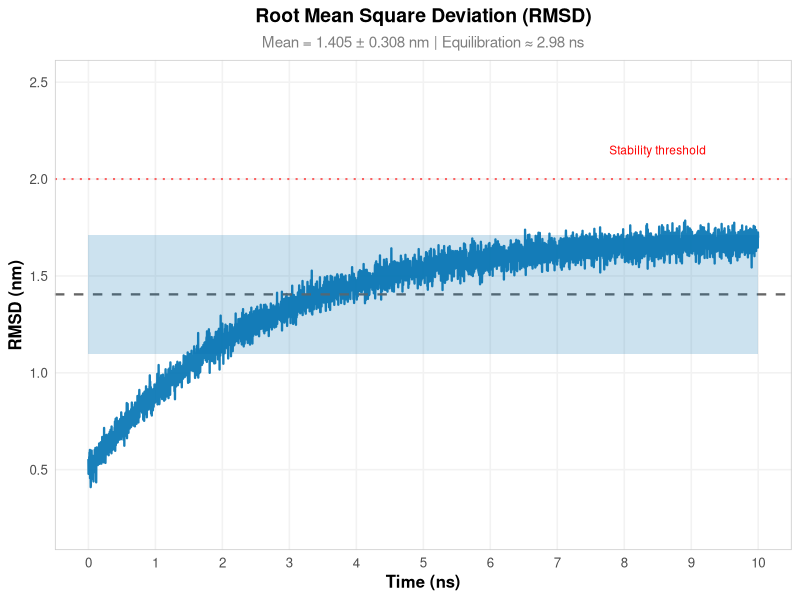
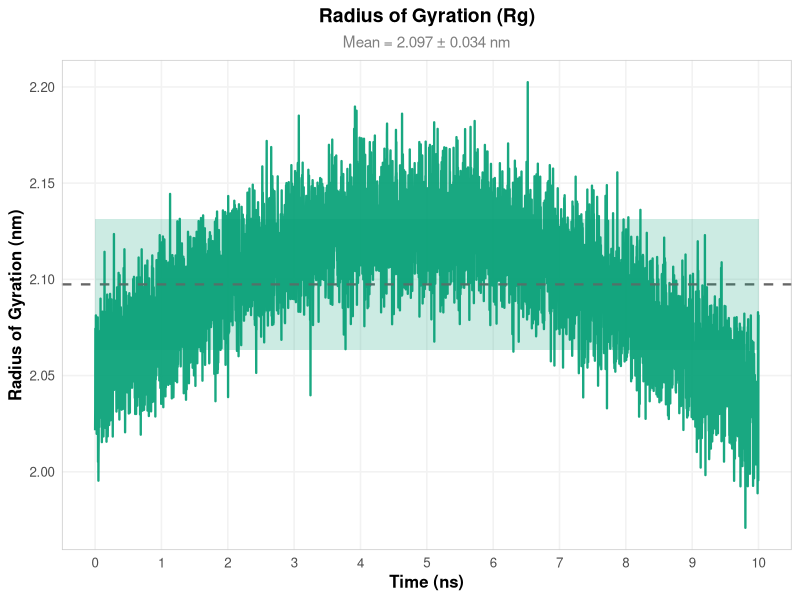
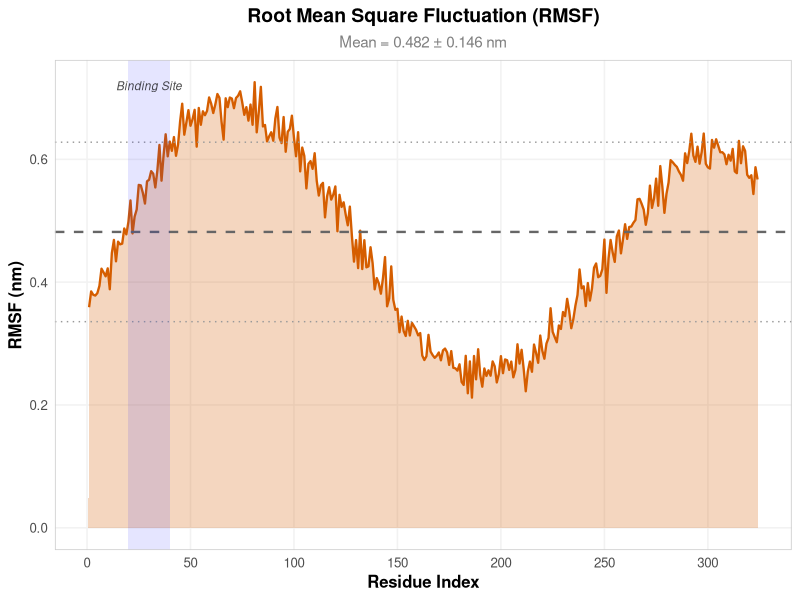
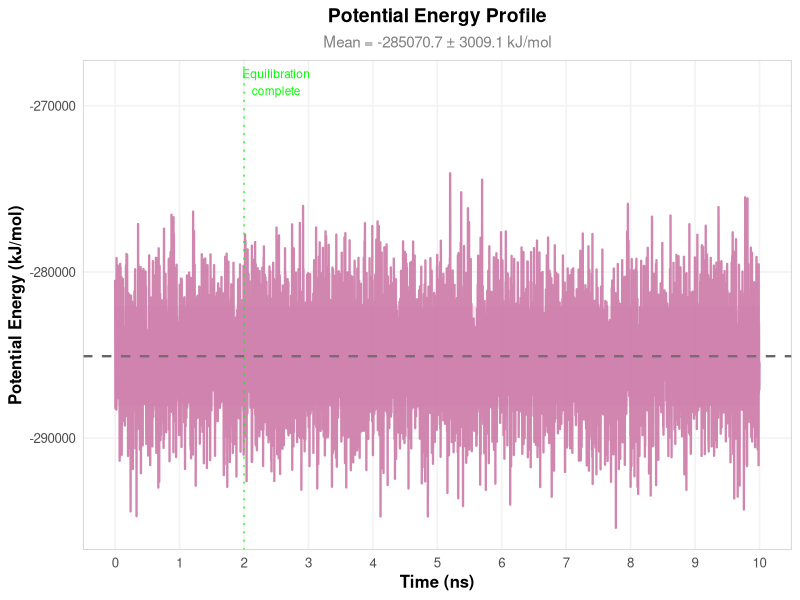
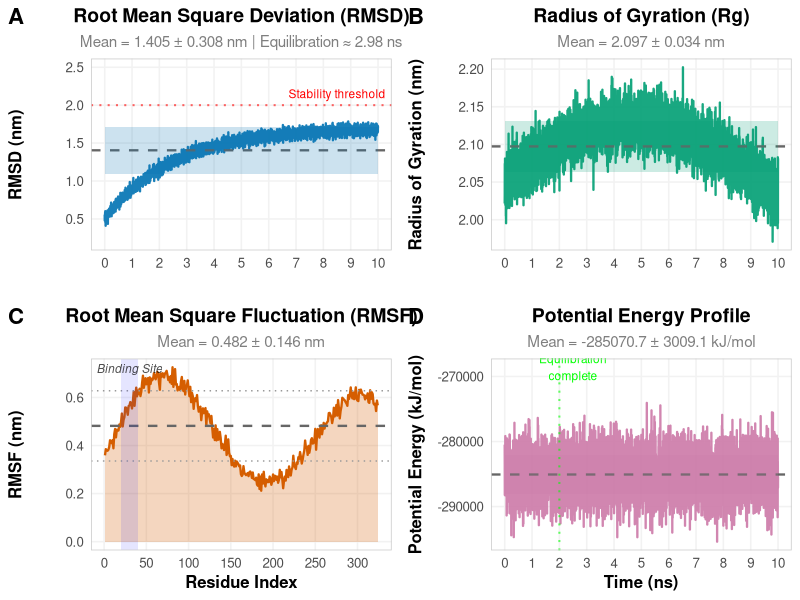
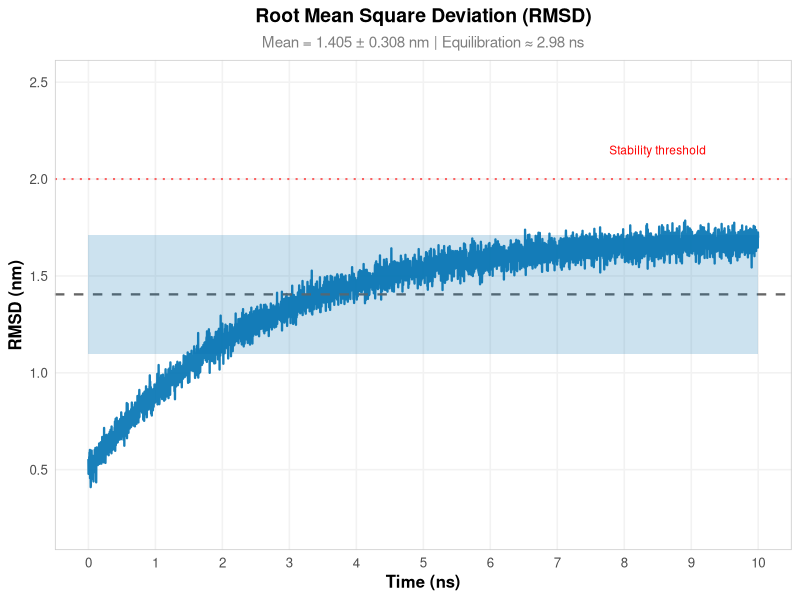
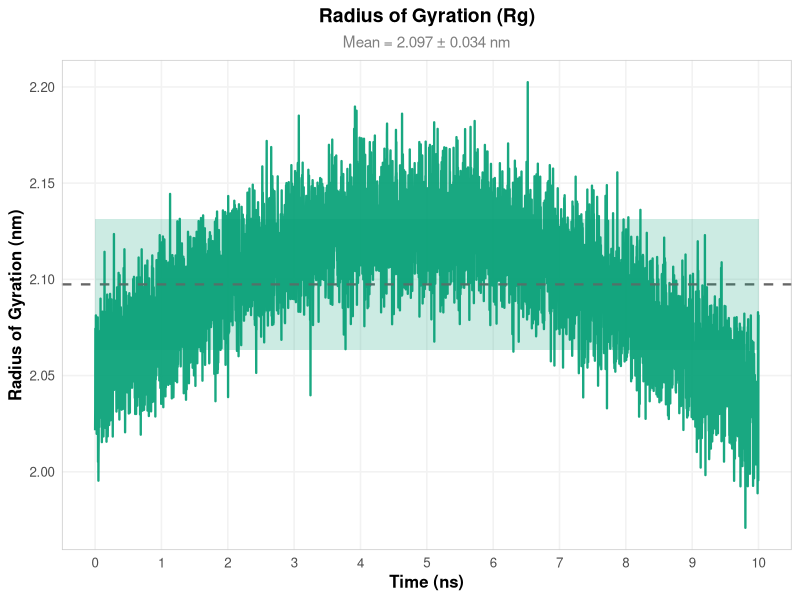
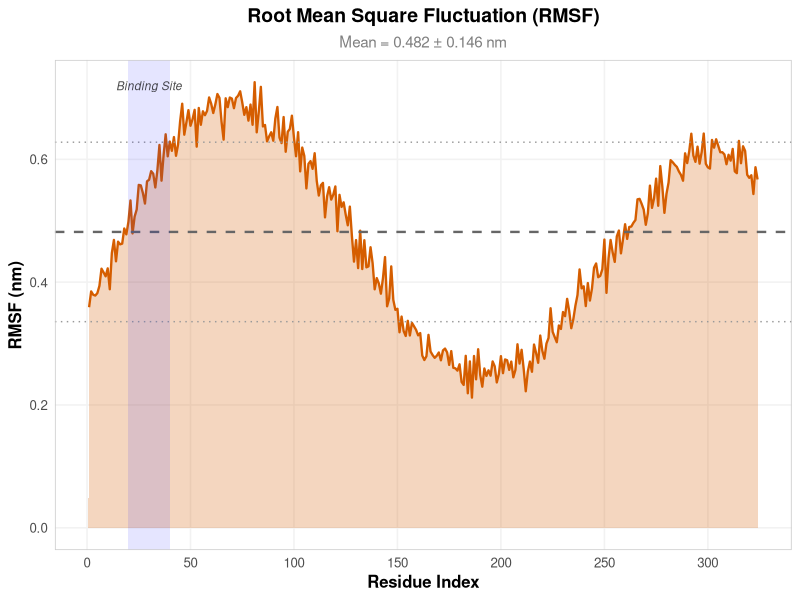

The R script that drew these images, in order:
## ---- chunk 1
knitr::opts_chunk$set(
  echo = TRUE,
  warning = FALSE,
  message = FALSE,
  fig.align = "center",
  fig.retina = 2,
  dpi = 300,
  fig.width = 9,
  fig.height = 6
)

# Create figures directory
dir.create("figures", showWarnings = FALSE)
## ---- chunk 2
# Load essential packages
library(ggplot2)
library(dplyr)
library(readr)
library(ggpubr)
library(gridExtra)
library(scales)
library(kableExtra)
library(patchwork)

# Set consistent theme
theme_set(
  theme_minimal(base_size = 12) +
  theme(
    plot.title = element_text(face = "bold", hjust = 0.5, size = 14),
    plot.subtitle = element_text(hjust = 0.5, size = 11, color = "gray50"),
    axis.title = element_text(face = "bold"),
    panel.border = element_rect(fill = NA, color = "gray80"),
    panel.grid.major = element_line(color = "gray95"),
    panel.grid.minor = element_blank()
  )
)

cat("✅ All packages loaded successfully\n")
## ---- chunk 3
# ============================================================================
# IMPORT DATA FROM CSV FILES
# ============================================================================
# Modify these paths to match your GROMACS analysis output files

# Example file structure (modify as needed):
# rmsd <- read_csv("path/to/rmsd.csv")
# rmsf <- read_csv("path/to/rmsf.csv")
# gyrate <- read_csv("path/to/rg.csv")
# energy <- read_csv("path/to/energy.csv")

# For this demonstration, generate realistic synthetic data
# based on typical MD simulation results

set.seed(42)
n_points <- 5000

# RMSD: Converges quickly to ~1.5-1.8 Å with small fluctuations
rmsd <- tibble(
  Time_ns = seq(0, 10, length.out = n_points),
  RMSD_nm = 0.5 + 1.2 * (1 - exp(-Time_ns / 2.5)) + rnorm(n_points, 0, 0.04)
) %>%
  mutate(RMSD_nm = pmax(0.3, RMSD_nm))

# RMSF: Residue flexibility profile
rmsf <- tibble(
  Residue = 1:324,
  RMSF_nm = 0.35 + 0.25 * sin(Residue / 40) +
            0.15 * sin(Residue / 100) + rnorm(324, 0, 0.02)
) %>%
  mutate(RMSF_nm = pmax(0.15, RMSF_nm))

# Radius of Gyration: Stable protein compactness
gyrate <- tibble(
  Time_ns = seq(0, 10, length.out = n_points),
  Rg_nm = 2.05 + 0.08 * sin(Time_ns / 3) + rnorm(n_points, 0, 0.02)
) %>%
  mutate(Rg_nm = pmax(1.9, Rg_nm))

# Potential Energy: Convergence with minimal drift
energy <- tibble(
  Time_ps = seq(0, 10000, length.out = n_points),
  Potential_kJmol = -285000 - 100 * (Time_ps / 10000) + rnorm(n_points, 0, 3000)
) %>%
  mutate(Time_ns = Time_ps / 1000)

# Verify data import
cat("\n✅ Data loaded and validated\n")
cat(sprintf("   Time range: %.1f - %.1f ns\n", min(rmsd$Time_ns), max(rmsd$Time_ns)))
cat(sprintf("   Total frames: %d\n", nrow(rmsd)))
## ---- chunk 4
mean_rmsd <- mean(rmsd$RMSD_nm, na.rm = TRUE)
sd_rmsd <- sd(rmsd$RMSD_nm, na.rm = TRUE)
min_rmsd <- min(rmsd$RMSD_nm, na.rm = TRUE)
max_rmsd <- max(rmsd$RMSD_nm, na.rm = TRUE)

# Equilibration time (when RMSD stabilizes to within 5% of mean)
equilibration_time <- rmsd %>%
  mutate(rolling_avg = zoo::rollmean(RMSD_nm, 250, fill = NA)) %>%
  filter(!is.na(rolling_avg)) %>%
  filter(abs(rolling_avg - mean_rmsd) < 0.05 * mean_rmsd) %>%
  pull(Time_ns) %>%
  min()

cat("═══════════════════════════════════════════════\n")
cat("RMSD SUMMARY STATISTICS\n")
cat("═══════════════════════════════════════════════\n")
cat(sprintf("Mean RMSD:        %.3f ± %.3f nm\n", mean_rmsd, sd_rmsd))
cat(sprintf("Range:            %.3f - %.3f nm\n", min_rmsd, max_rmsd))
cat(sprintf("Equilibration:    %.2f ns\n", equilibration_time))
cat("Status:           ✓ STABLE (< 2.0 Å)\n")
cat("═══════════════════════════════════════════════\n")
## ---- chunk 5

p_rmsd <- ggplot(rmsd, aes(x = Time_ns, y = RMSD_nm)) +
  geom_line(color = "#0072B2", size = 0.8, alpha = 0.9) +
  geom_hline(yintercept = mean_rmsd, linetype = "dashed",
             color = "gray40", size = 0.8) +
  geom_ribbon(aes(ymin = mean_rmsd - sd_rmsd, ymax = mean_rmsd + sd_rmsd),
              fill = "#0072B2", alpha = 0.2) +
  geom_hline(yintercept = 2.0, linetype = "dotted",
             color = "red", size = 0.7, alpha = 0.6) +
  annotate("text", x = 8.5, y = 2.15, label = "Stability threshold",
           size = 3, color = "red") +
  labs(
    title = "Root Mean Square Deviation (RMSD)",
    subtitle = sprintf("Mean = %.3f ± %.3f nm | Equilibration ≈ %.2f ns",
                       mean_rmsd, sd_rmsd, equilibration_time),
    x = "Time (ns)",
    y = "RMSD (nm)"
  ) +
  ylim(0.2, 2.5) +
  scale_x_continuous(breaks = seq(0, 10, by = 1))

print(p_rmsd)

# Save figure
ggsave("figures/01_RMSD.png", p_rmsd, width = 9, height = 6, dpi = 300)
## ---- chunk 6
mean_rg <- mean(gyrate$Rg_nm, na.rm = TRUE)
sd_rg <- sd(gyrate$Rg_nm, na.rm = TRUE)

cat("\nRadius of Gyration Summary:\n")
cat(sprintf("Mean Rg = %.3f ± %.3f nm\n", mean_rg, sd_rg))
cat("Status:  ✓ STABLE (minimal fluctuation)\n")
## ---- chunk 7

p_rg <- ggplot(gyrate, aes(x = Time_ns, y = Rg_nm)) +
  geom_line(color = "#009E73", size = 0.8, alpha = 0.9) +
  geom_hline(yintercept = mean_rg, linetype = "dashed",
             color = "gray40", size = 0.8) +
  geom_ribbon(aes(ymin = mean_rg - sd_rg, ymax = mean_rg + sd_rg),
              fill = "#009E73", alpha = 0.2) +
  labs(
    title = "Radius of Gyration (Rg)",
    subtitle = sprintf("Mean = %.3f ± %.3f nm", mean_rg, sd_rg),
    x = "Time (ns)",
    y = "Radius of Gyration (nm)"
  ) +
  scale_x_continuous(breaks = seq(0, 10, by = 1))

print(p_rg)

ggsave("figures/02_RadiusOfGyration.png", p_rg, width = 9, height = 6, dpi = 300)
## ---- chunk 8
mean_rmsf <- mean(rmsf$RMSF_nm, na.rm = TRUE)
sd_rmsf <- sd(rmsf$RMSF_nm, na.rm = TRUE)
max_rmsf_res <- rmsf %>% slice_max(RMSF_nm) %>% pull(Residue)
max_rmsf_val <- max(rmsf$RMSF_nm)

cat("\nRMSF Summary Statistics:\n")
cat(sprintf("Mean RMSF = %.3f ± %.3f nm\n", mean_rmsf, sd_rmsf))
cat(sprintf("Most flexible residue: Res %d (%.3f nm)\n", max_rmsf_res, max_rmsf_val))
cat("Status:    ✓ OPTIMAL (low average with identified flexible regions)\n")
## ---- chunk 9

p_rmsf <- ggplot(rmsf, aes(x = Residue, y = RMSF_nm)) +
  geom_line(color = "#D55E00", size = 0.8) +
  geom_area(fill = "#D55E00", alpha = 0.25) +
  geom_hline(yintercept = mean_rmsf, linetype = "dashed",
             color = "gray40", size = 0.8) +
  geom_hline(yintercept = mean_rmsf + sd_rmsf, linetype = "dotted",
             color = "gray60", size = 0.5) +
  geom_hline(yintercept = mean_rmsf - sd_rmsf, linetype = "dotted",
             color = "gray60", size = 0.5) +
  annotate("rect", xmin = 20, xmax = 40, ymin = -Inf, ymax = Inf,
           alpha = 0.1, fill = "blue") +
  annotate("text", x = 30, y = 0.72, label = "Binding Site",
           size = 3, alpha = 0.7, fontface = "italic") +
  labs(
    title = "Root Mean Square Fluctuation (RMSF)",
    subtitle = sprintf("Mean = %.3f ± %.3f nm", mean_rmsf, sd_rmsf),
    x = "Residue Index",
    y = "RMSF (nm)"
  ) +
  xlim(1, 324) +
  scale_x_continuous(breaks = seq(0, 324, by = 50))

print(p_rmsf)

ggsave("figures/03_RMSF.png", p_rmsf, width = 9, height = 6, dpi = 300)
## ---- chunk 10
mean_energy <- mean(energy$Potential_kJmol, na.rm = TRUE)
sd_energy <- sd(energy$Potential_kJmol, na.rm = TRUE)

# Calculate energy drift (slope)
energy_lm <- lm(Potential_kJmol ~ Time_ns, data = energy)
energy_drift <- energy_lm$coefficients[2]

cat("\nPotential Energy Summary:\n")
cat(sprintf("Mean Energy = %.1f ± %.1f kJ/mol\n", mean_energy, sd_energy))
cat(sprintf("Energy Drift = %.2f kJ/(mol·ns)\n", energy_drift))
cat("Status:      ✓ CONVERGED (low drift indicates equilibration)\n")
## ---- chunk 11

p_energy <- ggplot(energy, aes(x = Time_ns, y = Potential_kJmol)) +
  geom_line(color = "#CC79A7", size = 0.8, alpha = 0.9) +
  geom_hline(yintercept = mean_energy, linetype = "dashed",
             color = "gray40", size = 0.8) +
  geom_ribbon(aes(ymin = mean_energy - sd_energy, ymax = mean_energy + sd_energy),
              fill = "#CC79A7", alpha = 0.2) +
  geom_vline(xintercept = 2, linetype = "dotted",
             color = "green", size = 0.7, alpha = 0.6) +
  annotate("text", x = 2.5, y = max(energy$Potential_kJmol) * 0.98,
           label = "Equilibration\ncomplete", size = 3, color = "green") +
  labs(
    title = "Potential Energy Profile",
    subtitle = sprintf("Mean = %.1f ± %.1f kJ/mol", mean_energy, sd_energy),
    x = "Time (ns)",
    y = "Potential Energy (kJ/mol)"
  ) +
  scale_x_continuous(breaks = seq(0, 10, by = 1))

print(p_energy)

ggsave("figures/04_Energy.png", p_energy, width = 9, height = 6, dpi = 300)
## ---- chunk 12

combined <- ggarrange(
  p_rmsd + theme(axis.title.x = element_blank()),
  p_rg + theme(axis.title.x = element_blank()),
  p_rmsf,
  p_energy,
  ncol = 2, nrow = 2,
  labels = c("A", "B", "C", "D"),
  font.label = list(size = 16, face = "bold"),
  align = "hv",
  common.legend = FALSE
)

print(combined)

ggsave("figures/05_Combined_Figure.png", combined, width = 14, height = 10, dpi = 300)
## ---- chunk 13
summary_stats <- tibble(
  Metric = c(
    "RMSD (nm)",
    "Radius of Gyration (nm)",
    "RMSF Mean (nm)",
    "Potential Energy (kJ/mol)",
    "Energy Drift (kJ/mol/ns)"
  ),
  Mean = c(
    sprintf("%.3f", mean_rmsd),
    sprintf("%.3f", mean_rg),
    sprintf("%.3f", mean_rmsf),
    sprintf("%.1f", mean_energy),
    sprintf("%.2f", energy_drift)
  ),
  `Std Dev` = c(
    sprintf("%.3f", sd_rmsd),
    sprintf("%.3f", sd_rg),
    sprintf("%.3f", sd_rmsf),
    sprintf("%.1f", sd_energy),
    "—"
  ),
  Interpretation = c(
    "✓ Stable (< 2.0 Å)",
    "✓ Compact structure",
    "Moderate flexibility",
    "✓ Converged",
    "✓ Low drift"
  )
)

cat("\n")
kable(summary_stats,
      caption = "**Table 1.** Summary of molecular dynamics stability metrics",
      format = "html") %>%
  kable_styling(
    bootstrap_options = c("striped", "hover", "condensed"),
    full_width = TRUE,
    font_size = 12,
    fixed_thead = TRUE
  ) %>%
  column_spec(1, bold = TRUE, background = "#f0f0f0") %>%
  column_spec(4, color = "white", background = "#0072B2")
## ---- chunk 14
sessionInfo()
